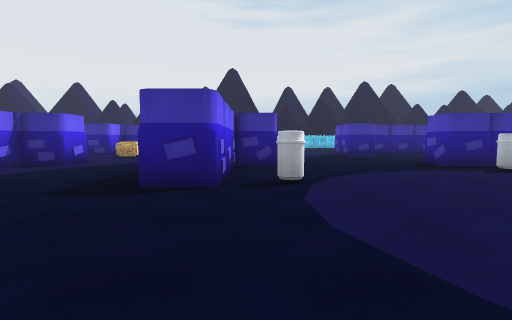
view 1 (above)

16 first-person views from a walk through a 3-D level made in the Unity game engine. The camera is 1.2 m above the floor, tilts 4° down and sees 85° across. The floor is counted in squares, 2 m on a side. Each view is taken from the middle of a square. On the plan, view 1 faces up. The plan holds only what a view shows up to about 9 squares ahead; the rest is blank. The place goes on beyond the plan. Surface patterns are stand-ins for the level's own textures.

view 2
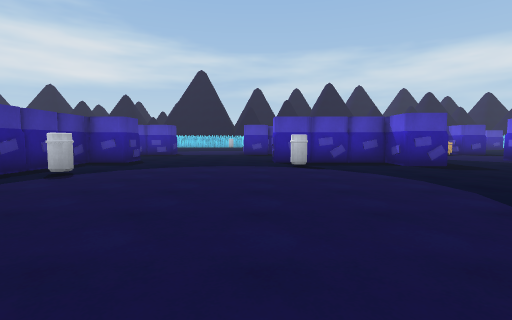

view 3
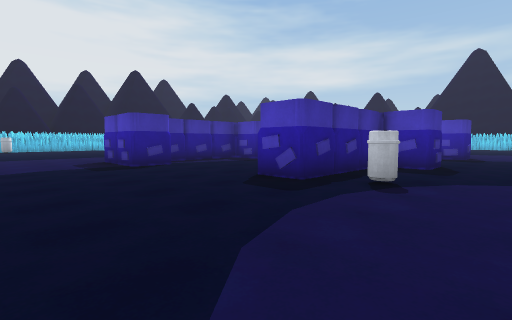

view 4
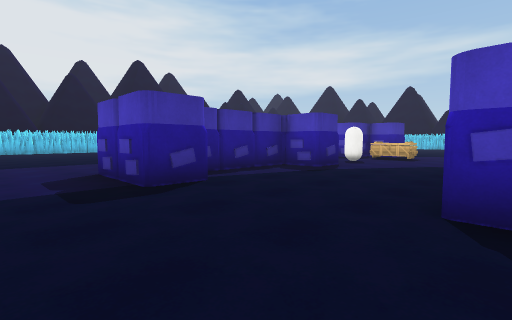

view 5
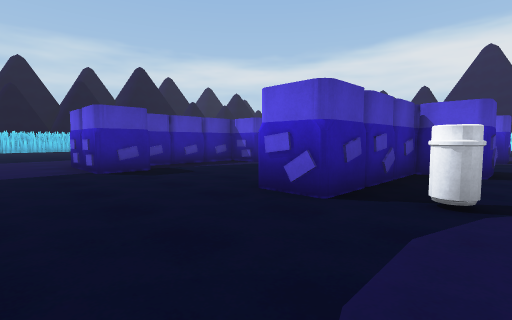

view 6
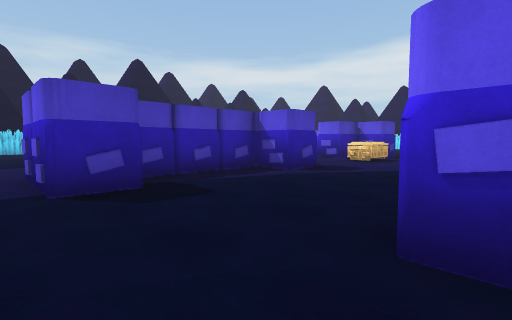

view 7
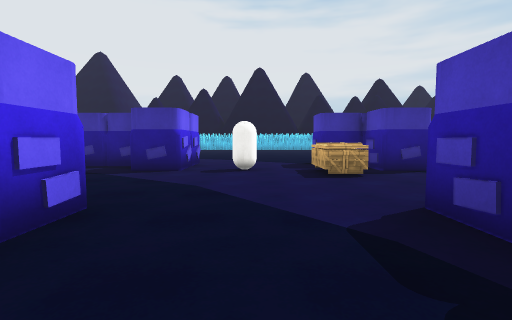

view 8
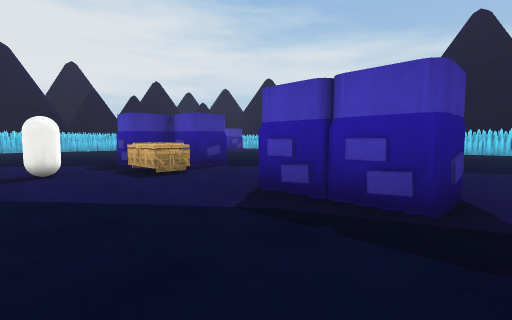

view 9
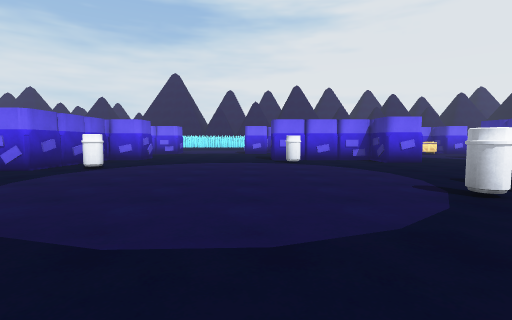

view 10
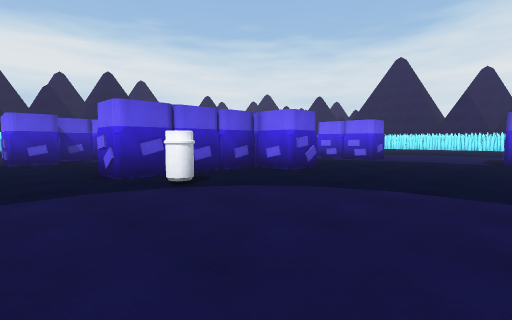

view 11
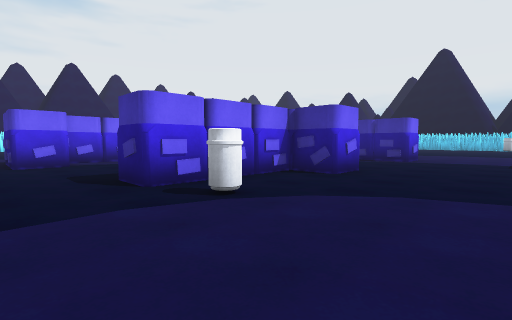

view 12
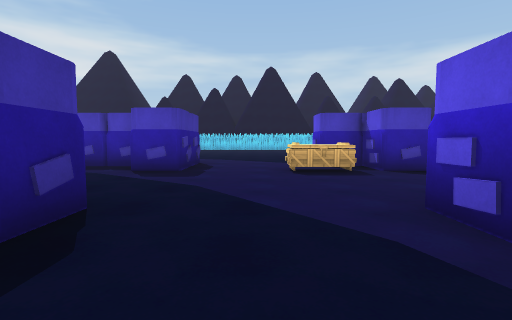

view 13
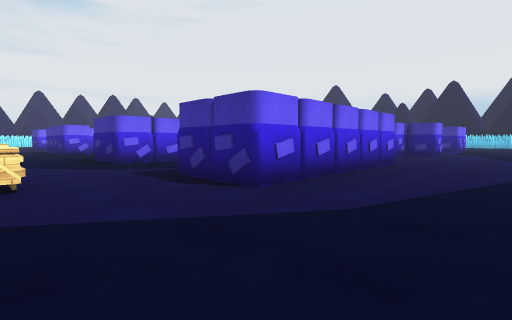

view 14
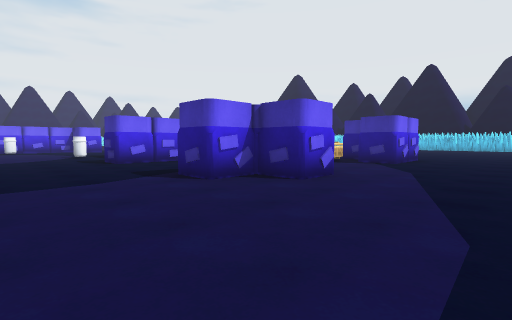

view 15
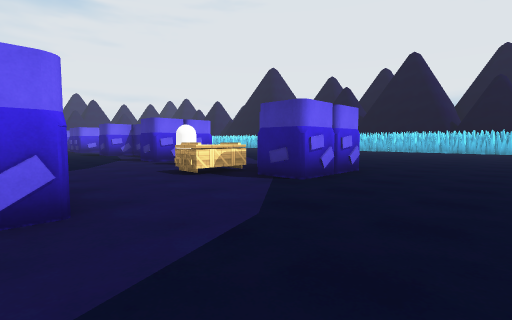

view 16
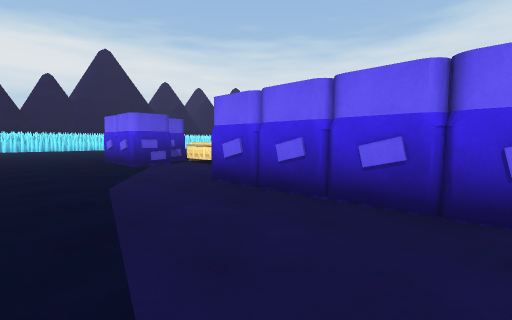

### Floor plan
Points are (right, up) in squares from view 1. A wall is a line through its corners. A room is listed if a view was taken in it or the views show most of it. See-through windows are left out.
Room 1 (views 1, 2, 3, 4, 5, 6, 7, 8, 9, 10, 11, 12, 13, 14, 15, 16)
walls: (5.7, 6.4) (4.5, 6.6) (4.5, 7.5); (6.4, 6.7) (5.3, 6.5); (8.5, -0.8) (8.5, -2.5) (6.5, -2.5) (6.5, -1.5) (7.5, -1.5) (7.5, 1.5) (8.5, 1.5); (8.5, 6.8) (8.4, 5.5) (7.5, 5.5) (7.5, 6.5) (4.5, 6.5); (8.5, 7.5) (8.5, 5.5); (11.5, 1.5) (11.5, 2.5) (13.5, 2.5) (13.5, -2.5); (13.3, 1.5) (13.5, 0.2); (13.5, 0.7) (13.3, -0.5) (13.5, -1.5) (13.3, -2.5) (11.5, -2.5); (12.5, -1.5) (12.5, 1.1); (0.5, 7.5) (0.5, 6.5) (-0.5, 6.5) (-0.5, 3.5) (-1.6, 3.5); (4.5, 10.5) (3.5, 10.5) (3.5, 11.5); (13.5, 7.5) (13.5, 6.5) (12.5, 6.5) (12.5, 5.5) (11.5, 5.5) (11.5, 7.5); (-0.5, 5.7) (-0.7, 4.6); (12.8, -2.5) (11.5, -2.3) (11.5, -1.5) (12.6, -1.5) (12.5, -0.6) (12.6, 0.5); (-0.7, 5.4) (-0.5, 4.3); (6.7, 11.4) (5.5, 11.6); (6.5, -5.5) (8.5, -5.5); (-1.5, -0.5) (-0.5, -0.5) (-0.5, -1.5) (2.5, -1.5) (2.5, -2.5); (8.5, 12.5) (8.5, 10.5) (7.5, 10.5) (7.5, 11.5) (4.9, 11.5); (11.5, -6.5) (12.5, -6.5) (12.5, -5.5) (13.5, -5.5); (0.5, 11.5) (0.5, 10.6); (-4.5, 3.5) (-4.5, 2.5); (13.5, 12.5) (13.5, 10.5) (12.5, 10.5) (12.5, 11.5) (11.5, 11.5) (11.5, 12.5); (-4.5, 7.5) (-4.5, 6.5) (-5.5, 6.5) (-5.5, 3.6)
ways out: opening at (-3.8, 0.2); opening at (-0.2, 9.7); opening at (8.2, -5.6); opening at (12.5, 13)
objects: other object (0, 4); other object (2, -1); other object (5, 5); other object (6, 1); other object (10, 11); crate (11, -6) to (12, -5); crate (11, 10) to (12, 11)

Positions as (right, up) in squares from view 1, and headings:
1: (0, 0), facing up
2: (0, 2), facing right
3: (1, 4), facing up-right
4: (2, 7), facing up-right
5: (6, 4), facing down-right
6: (8, 3), facing down-right
7: (10, 5), facing up
8: (9, 5), facing up-right
9: (8, 3), facing left
10: (4, 3), facing down-left
11: (3, 2), facing up-left
12: (6, -4), facing right
13: (16, -5), facing up-left
14: (16, 3), facing up-left
15: (16, 7), facing up-left
16: (16, 1), facing down-left
